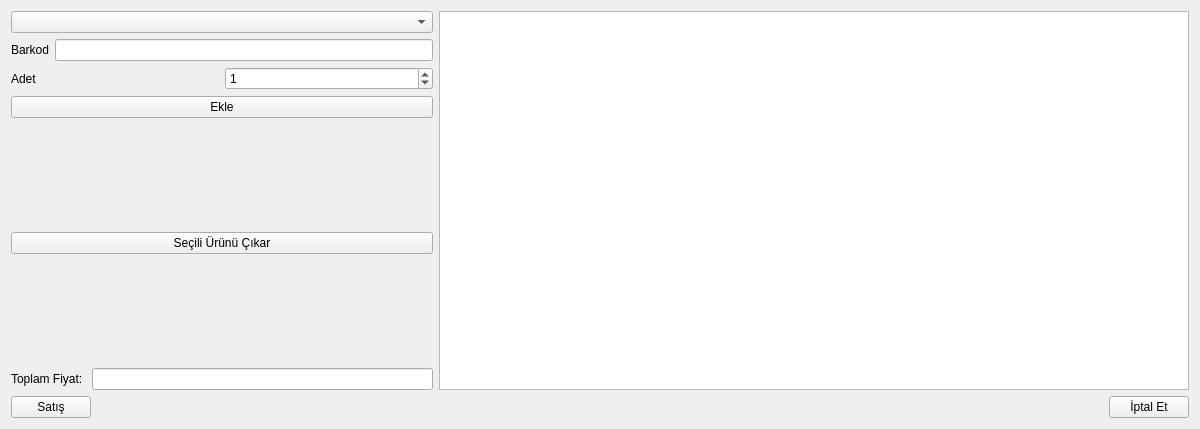
<?xml version="1.0" encoding="UTF-8"?>
<ui version="4.0">
 <class>SalePanel</class>
 <widget class="QWidget" name="SalePanel">
  <property name="geometry">
   <rect>
    <x>0</x>
    <y>0</y>
    <width>1200</width>
    <height>429</height>
   </rect>
  </property>
  <property name="windowTitle">
   <string>Form</string>
  </property>
  <layout class="QVBoxLayout" name="verticalLayout_2">
   <item>
    <layout class="QHBoxLayout" name="horizontalLayout_5">
     <item>
      <layout class="QVBoxLayout" name="verticalLayout">
       <item>
        <widget class="QComboBox" name="selectProductComboBox">
         <property name="maximumSize">
          <size>
           <width>16777215</width>
           <height>16777215</height>
          </size>
         </property>
        </widget>
       </item>
       <item>
        <layout class="QHBoxLayout" name="horizontalLayout">
         <item>
          <widget class="QLabel" name="label">
           <property name="text">
            <string>Barkod</string>
           </property>
          </widget>
         </item>
         <item>
          <widget class="QLineEdit" name="barcodeLineEdit"/>
         </item>
        </layout>
       </item>
       <item>
        <layout class="QHBoxLayout" name="horizontalLayout_2">
         <item>
          <widget class="QLabel" name="label_2">
           <property name="text">
            <string>Adet</string>
           </property>
          </widget>
         </item>
         <item>
          <widget class="QSpinBox" name="countSpinBox">
           <property name="maximum">
            <number>999999999</number>
           </property>
           <property name="value">
            <number>1</number>
           </property>
          </widget>
         </item>
        </layout>
       </item>
       <item>
        <widget class="QPushButton" name="AddPushButton">
         <property name="text">
          <string>Ekle</string>
         </property>
        </widget>
       </item>
       <item>
        <spacer name="verticalSpacer_2">
         <property name="orientation">
          <enum>Qt::Vertical</enum>
         </property>
         <property name="sizeHint" stdset="0">
          <size>
           <width>20</width>
           <height>40</height>
          </size>
         </property>
        </spacer>
       </item>
       <item>
        <widget class="QPushButton" name="removeSelectedPushButton">
         <property name="text">
          <string>Seçili Ürünü Çıkar</string>
         </property>
        </widget>
       </item>
       <item>
        <spacer name="verticalSpacer">
         <property name="orientation">
          <enum>Qt::Vertical</enum>
         </property>
         <property name="sizeHint" stdset="0">
          <size>
           <width>20</width>
           <height>40</height>
          </size>
         </property>
        </spacer>
       </item>
       <item>
        <layout class="QHBoxLayout" name="horizontalLayout_4">
         <item>
          <widget class="QLabel" name="label_3">
           <property name="text">
            <string>Toplam Fiyat: </string>
           </property>
          </widget>
         </item>
         <item>
          <widget class="QLineEdit" name="totalPiceLineEdit">
           <property name="readOnly">
            <bool>true</bool>
           </property>
          </widget>
         </item>
        </layout>
       </item>
      </layout>
     </item>
     <item>
      <widget class="QTableWidget" name="tableWidget">
       <property name="minimumSize">
        <size>
         <width>750</width>
         <height>0</height>
        </size>
       </property>
       <property name="selectionMode">
        <enum>QAbstractItemView::SingleSelection</enum>
       </property>
       <property name="selectionBehavior">
        <enum>QAbstractItemView::SelectRows</enum>
       </property>
      </widget>
     </item>
    </layout>
   </item>
   <item>
    <layout class="QHBoxLayout" name="horizontalLayout_3">
     <item>
      <widget class="QPushButton" name="commitSalePushButton">
       <property name="text">
        <string>Satış</string>
       </property>
      </widget>
     </item>
     <item>
      <spacer name="horizontalSpacer">
       <property name="orientation">
        <enum>Qt::Horizontal</enum>
       </property>
       <property name="sizeHint" stdset="0">
        <size>
         <width>40</width>
         <height>20</height>
        </size>
       </property>
      </spacer>
     </item>
     <item>
      <widget class="QPushButton" name="cancelPushButton">
       <property name="text">
        <string>İptal Et</string>
       </property>
      </widget>
     </item>
    </layout>
   </item>
  </layout>
 </widget>
 <resources/>
 <connections/>
</ui>
